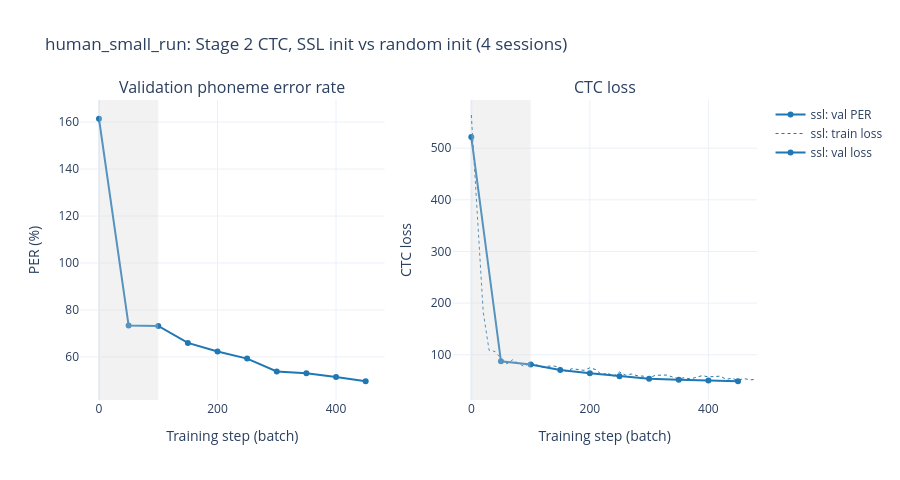

Here is the notebook cell this chart was saved with:
### Markdown cell above
### Stage 2 results (read back from `ctc_results.csv` and `ctc_day_PER.csv`)
- PER = phoneme edit distance / number of target phonemes, over all 157 val trials
- Grey band: steps where the backbone is frozen
- Per-session PER is from each run's best checkpoint

### Code cell
ctc = pd.read_csv(CTC_CSV)
day = pd.read_csv(CTC_DAY_CSV)
COLORS = {'ssl': '#1f77b4', 'random': '#7f7f7f'}

v = ctc.dropna(subset=['val_PER'])
summary = v.loc[v.groupby('run')['val_PER'].idxmin(), ['run', 'step', 'val_PER', 'val_loss']]
summary.columns = ['run', 'best step', 'best val PER', 'val CTC loss at best']
display(summary.round(4).reset_index(drop=True))
display(day.pivot(index='session', columns='run', values='val_PER').round(4))

fig = make_subplots(rows=1, cols=2, horizontal_spacing=0.1,
                    subplot_titles=('Validation phoneme error rate', 'CTC loss'))
for name, d in ctc.groupby('run'):
    dv, dt = d.dropna(subset=['val_PER']), d.dropna(subset=['train_loss'])
    fig.add_trace(go.Scatter(x=dv['step'], y=100 * dv['val_PER'], mode='lines+markers', name=f'{name}: val PER',
                             line=dict(color=COLORS[name], width=2)), row=1, col=1)
    fig.add_trace(go.Scatter(x=dt['step'], y=dt['train_loss'], mode='lines', name=f'{name}: train loss',
                             line=dict(color=COLORS[name], width=1, dash='dot')), row=1, col=2)
    fig.add_trace(go.Scatter(x=dv['step'], y=dv['val_loss'], mode='lines+markers', name=f'{name}: val loss',
                             line=dict(color=COLORS[name], width=2)), row=1, col=2)
for c in (1, 2):
    fig.add_vrect(x0=0, x1=CTC_FREEZE, fillcolor='lightgrey', opacity=0.3, line_width=0, row=1, col=c)
    fig.update_xaxes(title_text='Training step (batch)', row=1, col=c)
fig.update_yaxes(title_text='PER (%)', row=1, col=1)
fig.update_yaxes(title_text='CTC loss', row=1, col=2)
fig.update_layout(template='plotly_white', height=480, hovermode='x unified',
                  title=f'{RUN_NAME}: Stage 2 CTC, SSL init vs random init ({len(SESSIONS)} sessions)')
fig.show()

### Figure 1 — Plotly figure (JSON) as saved in the notebook; plotly's stock layout.template omitted (floating-point values rounded to 4 significant figures)
{"data": [{"line": {"color": "#1f77b4", "width": 2}, "mode": "lines+markers", "name": "ssl: val PER", "type": "scatter", "x": [0, 50, 100, 150, 200, 250, 300, 350, 400, 450], "xaxis": "x", "y": [161.4, 73.39, 73.17, 65.96, 62.31, 59.27, 53.83, 52.99, 51.47, 49.63], "yaxis": "y"}, {"line": {"color": "#1f77b4", "dash": "dot", "width": 1}, "mode": "lines", "name": "ssl: train loss", "type": "scatter", "x": [0, 10, 20, 30, 40, 50, 60, 70, 80, 90, 100, 110, 120, 130, 140, 150, 160, 170, 180, 190, 200, 210, 220, 230, 240, 250, 260, 270, 280, 290, 300, 310, 320, 330, 340, 350, 360, 370, 380, 390, 400, 410, 420, 430, 440, 450, 460, 470, 480], "xaxis": "x2", "y": [564.3, 369.6, 183.1, 108.7, 106.3, 92.84, 82.28, 90.47, 82.33, 77.41, 85.89, 80.59, 75.23, 77.93, 78.01, 75.31, 68.06, 73.08, 71.58, 69.8, 74.68, 71.14, 61.19, 64.89, 57.94, 66.61, 60.5, 62.62, 59.41, 58.55, 54.44, 60.1, 60.48, 60.69, 56.55, 53.24, 55.61, 52.88, 56.73, 59.56, 57.08, 57.22, 58.5, 52.52, 54.35, 50.34, 54.04, 51.22, 52.36], "yaxis": "y2"}, {"line": {"color": "#1f77b4", "width": 2}, "mode": "lines+markers", "name": "ssl: val loss", "type": "scatter", "x": [0, 50, 100, 150, 200, 250, 300, 350, 400, 450], "xaxis": "x2", "y": [521.5, 87.18, 81.06, 70.49, 63.97, 58.38, 53.47, 51.7, 50.28, 48.68], "yaxis": "y2"}], "layout": {"annotations": [{"font": {"size": 16}, "showarrow": false, "text": "Validation phoneme error rate", "x": 0.225, "xanchor": "center", "xref": "paper", "y": 1.0, "yanchor": "bottom", "yref": "paper"}, {"font": {"size": 16}, "showarrow": false, "text": "CTC loss", "x": 0.775, "xanchor": "center", "xref": "paper", "y": 1.0, "yanchor": "bottom", "yref": "paper"}], "height": 480, "hovermode": "x unified", "shapes": [{"fillcolor": "lightgrey", "line": {"width": 0}, "opacity": 0.3, "type": "rect", "x0": 0, "x1": 100, "xref": "x", "y0": 0, "y1": 1, "yref": "y domain"}, {"fillcolor": "lightgrey", "line": {"width": 0}, "opacity": 0.3, "type": "rect", "x0": 0, "x1": 100, "xref": "x2", "y0": 0, "y1": 1, "yref": "y2 domain"}], "title": {"text": "human_small_run: Stage 2 CTC, SSL init vs random init (4 sessions)"}, "xaxis": {"anchor": "y", "domain": [0.0, 0.45], "title": {"text": "Training step (batch)"}}, "xaxis2": {"anchor": "y2", "domain": [0.55, 1.0], "title": {"text": "Training step (batch)"}}, "yaxis": {"anchor": "x", "domain": [0.0, 1.0], "title": {"text": "PER (%)"}}, "yaxis2": {"anchor": "x2", "domain": [0.0, 1.0], "title": {"text": "CTC loss"}}}}
